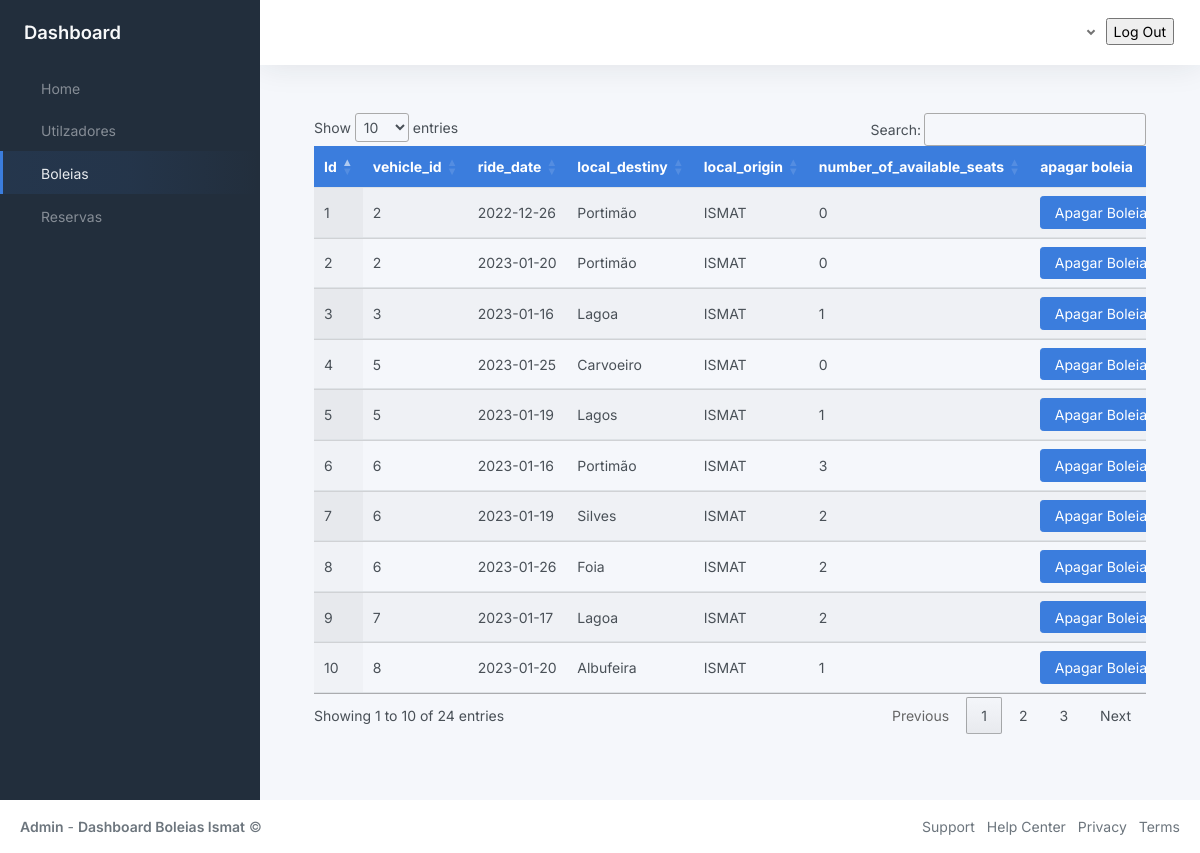
The app's page /ridePage, older data.
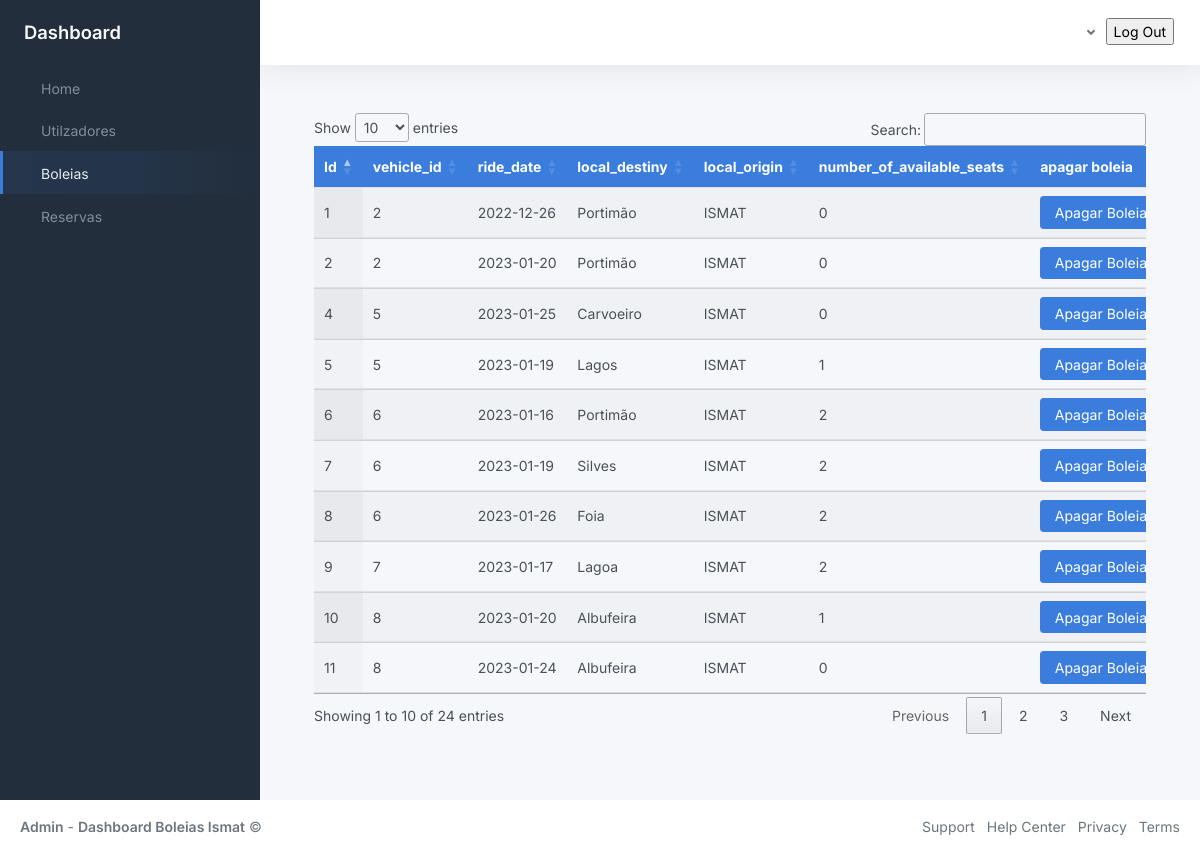
The same page, newer data.
### BackOffice/models.py (models this page shows, shortened)
class Ride(db.Model):
	__tablename__ = 'ride'
	__table_args__ = (db.UniqueConstraint('user_id', 'vehicle_id', 'ride_date'),)
	id = db.Column(db.Integer, primary_key=True)
	user_id = db.Column('user_id', db.ForeignKey('user.id'), nullable=False)
	user = db.relationship('User', backref='ride')
	vehicle_id = db.Column('vehicle_id', db.ForeignKey('vehicle.id'), nullable=False)
	vehicle = db.relationship('Vehicle', backref='ride')
	ride_date = db.Column(db.String(9), nullable=False)
	ride_scheduled_time = db.Column(db.String(5), nullable=False)
	local_destiny = db.Column(db.String(40), nullable=False)
	local_origin = db.Column(db.String(40), nullable=False)
	number_of_available_seats = db.Column(db.Integer(), nullable=False)
	createdAt = db.Column(db.DateTime, default=datetime.now)
	updatedAt = db.Column(db.DateTime, default=datetime.now)

### BackOffice/boleiasModule/__init__.py (the view, shortened to what this page needs)
@rideModule.route('/ridePage', methods=['GET', 'POST'])
def toRidePage():
    if current_user.is_authenticated:
        print("Noice")
    else:
        print("Not Noice")
    if request.method == 'GET':
        get_Ride= db.session.query(Ride).all()
        return render_template("boleias.html", title="Login", get_Ride = get_Ride)
    return  jsonify(message="Apagado",status=201)

### BackOffice/templates/boleias.html (shortened to what this page needs)
{% extends 'index.html'%}
{% block navOptions %}
    <ul class="sidebar-nav">
        <li class="sidebar-item">
            <a class="sidebar-link" href="{{url_for('homeModule.toHomePage')}}">
                 <span class="align-middle">Home</span>
            </a>
        </li>
        <li class="sidebar-item ">
            <a class="sidebar-link" href="{{url_for('userModule.toUsersPage')}}">
                 <span class="align-middle">Utilzadores</span>
            </a>
        </li>
        <li class="sidebar-item active">
            <a class="sidebar-link" href="{{url_for('rideModule.toRidePage')}}">
                 <span class="align-middle">Boleias</span>
            </a>
        </li>
        <li class="sidebar-item ">
            <a class="sidebar-link" href="{{url_for('reservaModule.toReservaPage')}}">
                 <span class="align-middle">Reservas</span>
            </a>
        </li>
    </ul>
{% endblock navOptions %}
{% block content %}
<div class="container-md" id="table">
    <div class="table-responsive">
        <table class="table display nowrap" id="tabela">
            <thead class="bg-primary text-white">
                <tr>
                    <th>Id</th>
                    <th>vehicle_id</th>
                    <th>ride_date</th>
                    <th>local_destiny</th>
                    <th>local_origin</th>
                    <th>number_of_available_seats</th>
                    <th>apagar boleia</th>
                </tr>
            </thead>
            <tbody>
                {% for ride in get_Ride %}
                <tr>
                <td>{{ride.id}}</td>
                <td>{{ride.vehicle_id}}</td>
                <td>{{ride.ride_date}}</td>
                <td>{{ride.local_destiny}}</td>
                <td>{{ride.local_origin}}</td>
                <td>{{ride.number_of_available_seats}}</td>
                <td><button class="ApagarB btn btn-primary" id="{{ride.id}}">Apagar Boleia</button></td>
            </tr>
            {% endfor %}
            </tbody>
        </table>
    </div>
</div>
{% endblock content %}

### BackOffice/templates/index.html (shortened to what this page needs)
<!DOCTYPE html>
<html lang="en">
<head>
	<link rel="stylesheet" href="https://cdnjs.cloudflare.com/ajax/libs/font-awesome/6.2.1/css/all.min.css">
	<link href="https://cdn.jsdelivr.net/npm/bootstrap@5.2.3/dist/css/bootstrap.min.css" rel="stylesheet">
	<link rel="stylesheet" type="text/css" href="https://cdn.datatables.net/1.13.1/css/jquery.dataTables.css">
	<link href="{{url_for('static', filename='css/app.css')}}" rel="stylesheet">
</head>
<body>
	<div class="wrapper">
		<nav id="sidebar" class="sidebar js-sidebar">
			<div class="sidebar-content js-simplebar">
				<a class="sidebar-brand" href="index.html">
					<span class="align-middle">Dashboard</span>
				</a>
				{% block navOptions %}
				{% endblock navOptions %}
			</div>
		</nav>
		<div class="main">
			<nav class="navbar navbar-expand navbar-light navbar-bg">
				<div class="navbar-collapse collapse">
					<ul class="navbar-nav navbar-align">
						<a class="nav-link dropdown-toggle d-none d-sm-inline-block" href="#">
						</a>
						<div class="m-1">
							<form action="{{url_for('login.logOut')}}">
								<input type="submit" value="Log Out" />
							</form>
						</div>
					</ul>
				</div>
			</nav>
			<main class="content">
				{% block content %}
				{% endblock content %}
			</main>
		</div>
	</div>
	<footer class="footer">
		<div class="container-fluid ">
			<div class="row text-muted">
				<div class="col-6 text-start">
					<p class="mb-0">
						<a class="text-muted" href="https://adminkit.io/" target="_blank"><strong>Admin</strong></a> - <a class="text-muted" href="https://adminkit.io/" target="_blank"><strong>Dashboard Boleias Ismat</strong></a>								&copy;
					</p>
				</div>
				<div class="col-6 text-end">
					<ul class="list-inline">
						<li class="list-inline-item">
							<a class="text-muted" href="https://adminkit.io/" target="_blank">Support</a>
						</li>
						<li class="list-inline-item">
							<a class="text-muted" href="https://adminkit.io/" target="_blank">Help Center</a>
						</li>
						<li class="list-inline-item">
							<a class="text-muted" href="https://adminkit.io/" target="_blank">Privacy</a>
						</li>
						<li class="list-inline-item">
							<a class="text-muted" href="https://adminkit.io/" target="_blank">Terms</a>
						</li>
					</ul>
				</div>
			</div>
		</div>
	</footer>
</body>
</html>

Row changes from the older to the newer data that the page shows:
removed Ride: id "3", vehicle_id "3", ride_date "2023-01-16", local_destiny "Lagoa", local_origin "ISMAT", number_of_available_seats "1"
changed Ride id 6: number_of_available_seats "3" → "2"
now on this page (row unchanged): Ride: id "11", vehicle_id "8", ride_date "2023-01-24", local_destiny "Albufeira", local_origin "ISMAT", number_of_available_seats "0"
